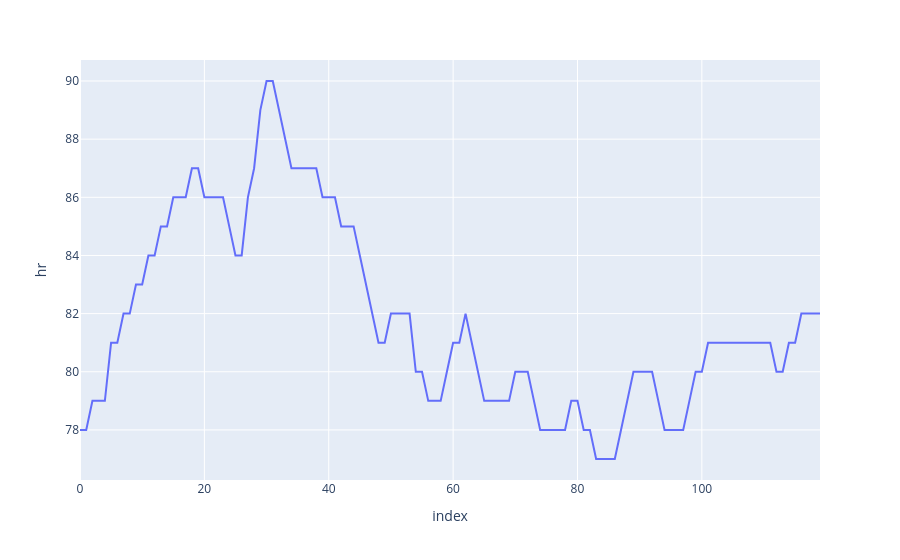

Notebook cell for this chart:
### Code cell
px.line(hr_data, y = "hr")

### Figure 1 — Plotly figure (JSON) as saved in the notebook; plotly's stock layout.template omitted (floating-point values rounded to 4 significant figures)
{"data": [{"hovertemplate": "index=%{x}<br>hr=%{y}<extra></extra>", "legendgroup": "", "line": {"color": "#636efa", "dash": "solid"}, "marker": {"symbol": "circle"}, "mode": "lines", "name": "", "orientation": "v", "showlegend": false, "type": "scatter", "x": [0, 1, 2, 3, 4, 5, 6, 7, 8, 9, 10, 11, 12, 13, 14, 15, 16, 17, 18, 19, 20, 21, 22, 23, 24, 25, 26, 27, 28, 29, 30, 31, 32, 33, 34, 35, 36, 37, 38, 39, 40, 41, 42, 43, 44, 45, 46, 47, 48, 49, 50, 51, 52, 53, 54, 55, 56, 57, 58, 59, 60, 61, 62, 63, 64, 65, 66, 67, 68, 69, 70, 71, 72, 73, 74, 75, 76, 77, 78, 79, 80, 81, 82, 83, 84, 85, 86, 87, 88, 89, 90, 91, 92, 93, 94, 95, 96, 97, 98, 99, 100, 101, 102, 103, 104, 105, 106, 107, 108, 109, 110, 111, 112, 113, 114, 115, 116, 117, 118, 119], "xaxis": "x", "y": [78, 78, 79, 79, 79, 81, 81, 82, 82, 83, 83, 84, 84, 85, 85, 86, 86, 86, 87, 87, 86, 86, 86, 86, 85, 84, 84, 86, 87, 89, 90, 90, 89, 88, 87, 87, 87, 87, 87, 86, 86, 86, 85, 85, 85, 84, 83, 82, 81, 81, 82, 82, 82, 82, 80, 80, 79, 79, 79, 80, 81, 81, 82, 81, 80, 79, 79, 79, 79, 79, 80, 80, 80, 79, 78, 78, 78, 78, 78, 79, 79, 78, 78, 77, 77, 77, 77, 78, 79, 80, 80, 80, 80, 79, 78, 78, 78, 78, 79, 80, 80, 81, 81, 81, 81, 81, 81, 81, 81, 81, 81, 81, 80, 80, 81, 81, 82, 82, 82, 82], "yaxis": "y"}], "layout": {"legend": {"tracegroupgap": 0}, "margin": {"t": 60}, "xaxis": {"anchor": "y", "domain": [0, 1], "title": {"text": "index"}}, "yaxis": {"anchor": "x", "domain": [0, 1], "title": {"text": "hr"}}}}
